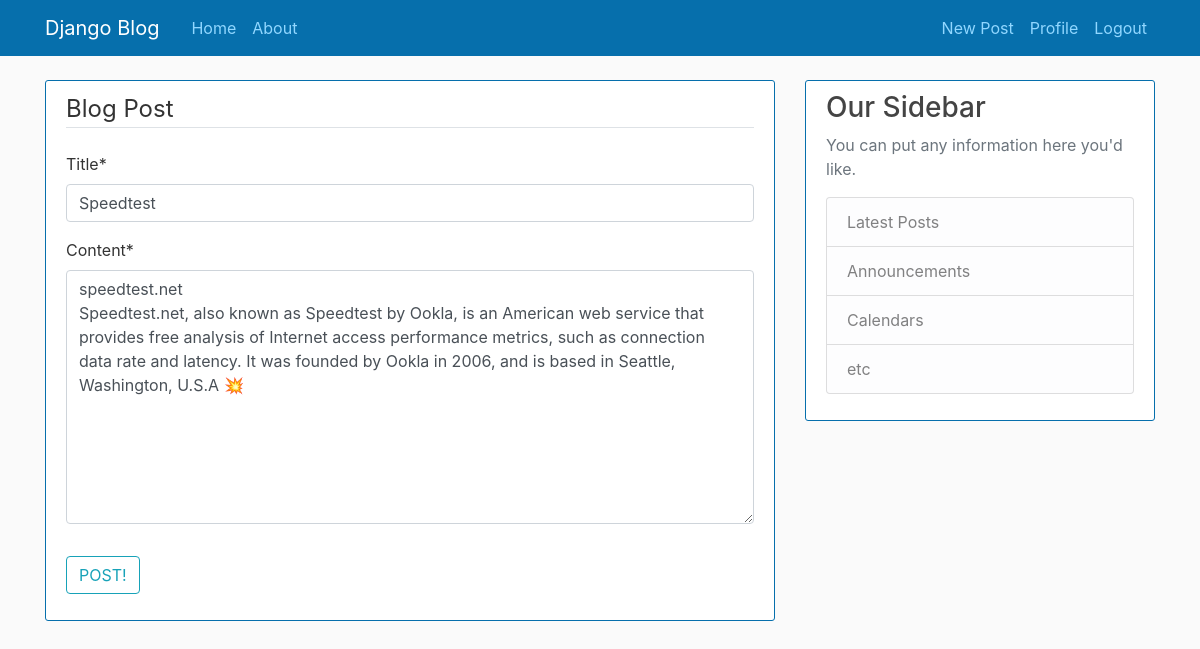
The app's page /post/13/update/ (signed in) with its own data.
### blog/models.py (models this page shows, shortened)
class Post(models.Model):  # creating the following attributes.
    title = models.CharField(max_length=100)
    content = models.TextField()
    date_posted = models.DateTimeField(default=timezone.now)
    author = models.ForeignKey(User, on_delete=models.CASCADE, null=True)

### blog/views.py (the view, shortened to what this page needs)
# urls.py: path('post/<int:pk>/update/', PostUpdateView.as_view(), name='post-update'),
class PostUpdateView(LoginRequiredMixin, UserPassesTestMixin, UpdateView):
    model = Post
    fields = ['title', 'content']
    def test_func(self):
        post = self.get_object()
        if self.request.user == post.author:
            return True
        return False

### blog/templates/blog/post_form.html (shortened to what this page needs)
{% extends "blog/base.html"%}
{% load crispy_forms_tags %}
{% block content%}
<div class="content-section">
    <form method="POST">
        <fieldset class="form-group">
            <legend class="border-bottom mb-4">Blog Post</legend>
            {{form|crispy}}
        </fieldset>
        <div class="form-group">
            <button class="btn btn-outline-info" type="submit">POST!</button>
        </div>
    </form method="POST">
</div>
{% endblock content%}

### blog/static/blog/main.css (style rules this page uses)
body { background: #fafafa; color: #333333; margin-top: 5rem; }
.content-section { background: #ffffff; padding: 10px 20px; border: 1px solid #066fac; border-radius: 3px; margin-bottom: 20px; }

### records on screen
Post: title "Speedtest", content "speedtest.net Speedtest.net, also known as Speedtest by Ookla, is an American web service that provides free analysis of Internet access performance metrics, such as connection data rate and latency. It was founded by Ookla in 2006, and is based in Seattle, Washington, U.S.A 💥"
